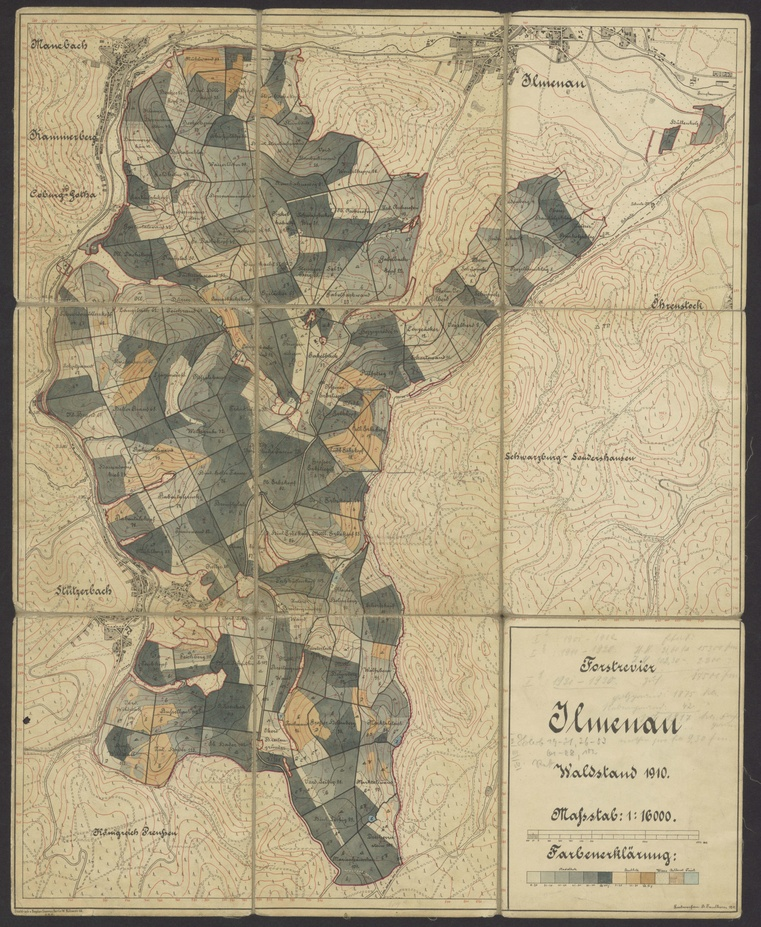
#> input picture map-images-compressed/1085149331_000001#0002.jpg, 761 x 927 px, shrunk from 3365 x 4096 before the run
$ python stitch.py 'map-images-compressed/1085149331_000001#0002.jpg'
#> lines starting #> are read from the running program, lines starting #| are printed output that depends on the picture
# /// script
# requires-python = ">=3.9"
# dependencies = [
#     "numpy",
#     "pillow",
#     "matplotlib",
#     "scipy",
# ]
# ///

#%%
import argparse
from pathlib import Path
import numpy as np
from PIL import Image
import matplotlib.pyplot as plt
from scipy.ndimage import gaussian_filter1d


def load_image_grayscale(path):

    Image.MAX_IMAGE_PIXELS = None  # disable decompression bomb limit for large maps
    img_rgb = Image.open(path)
    img_gray = img_rgb.copy().convert("L")  # convert to grayscale

    return np.array(img_gray), np.array(img_rgb)

def compute_projection_histograms(gray_img):
    # switched to standard dev -> should be small if grey values are similar
    x_hist = np.std(gray_img, axis=0)  # columns
    y_hist = np.std(gray_img, axis=1)  # rows
    return x_hist, y_hist

# ----------------------------
# Auto threshold via Otsu
# ----------------------------
def _otsu_threshold(values):
    """Compute Otsu's threshold for a 1D array of floats."""
    hist, bin_edges = np.histogram(values, bins=256)
    bin_centers = (bin_edges[:-1] + bin_edges[1:]) / 2
    hist = hist.astype(float) / hist.sum()

    total_mu = np.sum(hist * bin_centers)
    best_thresh = bin_centers[0]
    best_bcv = 0.0
    w0, mu0_sum = 0.0, 0.0

    for i in range(len(hist)):
        w0 += hist[i]
        mu0_sum += hist[i] * bin_centers[i]
        w1 = 1.0 - w0
        if w0 < 1e-10 or w1 < 1e-10:
            continue
        mu0 = mu0_sum / w0
        mu1 = (total_mu - mu0_sum) / w1
        bcv = w0 * w1 * (mu0 - mu1) ** 2
        if bcv > best_bcv:
            best_bcv = bcv
            best_thresh = bin_centers[i]

    return best_thresh

def plot_histograms(x_hist, y_hist, x_smooth, y_smooth, x_thresh, y_thresh, debug_dir):
    _, axes = plt.subplots(2, 1, figsize=(10, 6))

    axes[0].plot(x_hist, alpha=0.5, label="Raw")
    axes[0].plot(x_smooth, label="Smoothed")
    axes[0].axhline(x_thresh, color="r", linestyle="--", label=f"Threshold ({x_thresh:.1f})")
    axes[0].set_title("X Projection Histogram (Vertical Lines)")
    axes[0].legend()

    axes[1].plot(y_hist, alpha=0.5, label="Raw")
    axes[1].plot(y_smooth, label="Smoothed")
    axes[1].axhline(y_thresh, color="r", linestyle="--", label=f"Threshold ({y_thresh:.1f})")
    axes[1].set_title("Y Projection Histogram (Horizontal Lines)")
    axes[1].legend()

    plt.tight_layout()
    plt.savefig(debug_dir / "histograms.png", dpi=100)
    plt.close()

# ----------------------------
# Peak Window Detection
# ----------------------------
def find_line_windows(hist, sigma=5, min_width=3):
    """
    Detect line windows in projection histogram using automatic Otsu threshold.

    Parameters:
        sigma: smoothing factor
        min_width: minimum consecutive width
    """

    smooth_hist = gaussian_filter1d(hist.astype(float), sigma=sigma)
    threshold = _otsu_threshold(smooth_hist)
    mask = smooth_hist < threshold

    windows = []
    start = None
    for i, val in enumerate(mask):
        if val and start is None:
            start = i
        elif not val and start is not None:
            if i - start >= min_width:
                windows.append((start, i))
            start = None

    # Handle trailing window
    if start is not None and len(mask) - start >= min_width:
        windows.append((start, len(mask)))

    return windows, smooth_hist, threshold

# ----------------------------
# Visualization
# ----------------------------
def overlay_detected_lines(gray_img, x_windows, y_windows, debug_dir):
    fig, ax = plt.subplots(figsize=(8, 8))
    ax.imshow(gray_img, cmap="gray")

    # Vertical lines (X windows)
    for (start, end) in x_windows:
        ax.axvspan(start, end, color="red", alpha=0.3)

    # Horizontal lines (Y windows)
    for (start, end) in y_windows:
        ax.axhspan(start, end, color="blue", alpha=0.3)

    ax.set_title("Detected Vertical (red) and Horizontal (blue) Lines")
    ax.axis("off")
    plt.savefig(debug_dir / "detected_lines.png", dpi=100)
    plt.close()

def crop_detected_windows(img_rgb, x_windows, y_windows):
    """
    Remove detected vertical (x_windows) and horizontal (y_windows) regions
    from the image.

    Returns:
        cropped_img
    """

    h, w = img_rgb.shape[:2]

    # Initialize masks (True = keep)
    keep_cols = np.ones(w, dtype=bool)
    keep_rows = np.ones(h, dtype=bool)

    # Remove vertical windows (columns)
    for start, end in x_windows:
        keep_cols[start:end] = False

    # Remove horizontal windows (rows)
    for start, end in y_windows:
        keep_rows[start:end] = False

    # Apply cropping
    cropped_img = img_rgb[np.ix_(np.where(keep_rows)[0], np.where(keep_cols)[0])]

    return cropped_img

def main(image_path):
    debug_dir = image_path.parent / (image_path.stem + "_debug")
    debug_dir.mkdir(exist_ok=True)

    gray_img, img_rgb = load_image_grayscale(image_path)
#> in load_image_grayscale, img_rgb is the input picture: PIL image 761x927 RGB; mean R, G, B 173.5, 160.1, 130.6
#> in load_image_grayscale, `img_gray = img_rgb.copy().convert("L")`:
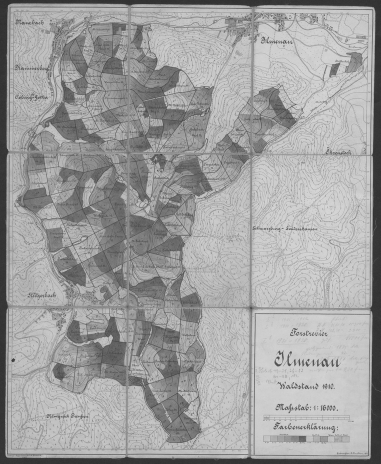
#> img_gray: PIL image 761x927 L (shown at 1/2 size); min 37, max 225, mean 160.8

    x_hist, y_hist = compute_projection_histograms(gray_img)
#> in compute_projection_histograms, `x_hist = np.std(gray_img, axis=0)`: x_hist = 761 values, max 56.62 at index 745, min 1.92 at index 5, mean 31.27
#> in compute_projection_histograms, `y_hist = np.std(gray_img, axis=1)`: y_hist = 927 values, max 52.83 at index 9, min 1.6 at index 923, mean 38.28

    x_windows, x_smooth, x_thresh = find_line_windows(x_hist)
#> in find_line_windows, `smooth_hist = gaussian_filter1d(hist.astype(float), sigma=sigma)`: smooth_hist = 761 values, max 40.48 at index 743, min 3.34 at index 0, mean 31.27
#> in _otsu_threshold, `hist, bin_edges = np.histogram(values, bins=256)`: hist = 256 values, max 32 at index 218, min 0 at index 3, mean 2.97; bin_edges = 257 values from 3.34 to 40.48
#> in _otsu_threshold, `bin_centers = (bin_edges[:-1] + bin_edges[1:]) / 2`: bin_centers = 256 values from 3.42 to 40.41
#> in _otsu_threshold, `hist = hist.astype(float) / hist.sum()`: hist = 256 values, max 0.042 at index 218, min 0 at index 3, mean 0.00391
#> in _otsu_threshold, `total_mu = np.sum(hist * bin_centers)`: total_mu = 31.27
#> in _otsu_threshold, `best_thresh = bin_centers[0]`: best_thresh = 3.42
#> the loop in _otsu_threshold, `for i in range(len(hist)):` made 256 passes
#> (w0, mu0_sum, w1, mu0, mu1, bcv, best_bcv, best_thresh) on passes 1, 2, 3, 5, 6, 10, 12, 17: (0.00131, 0.00449, 0.999, 3.42, 31.3, 1.02, 1.02, 3.42), (0.00263, 0.00917, 0.997, 3.49, 31.34, 2.03, 2.03, 3.56), (0.00394, 0.014, 0.996, 3.56, 31.38, 3.04, 3.04, 3.71), (0.00526, 0.0193, 0.995, 3.67, 31.41, 4.02, 4.02, 4), (0.00657, 0.0247, 0.993, 3.76, 31.45, 5, 5, 4.14), (0.00788, 0.0309, 0.992, 3.92, 31.49, 5.94, 5.94, 4.72), (0.0092, 0.0375, 0.991, 4.08, 31.52, 6.86, 6.86, 5.01), (0.0105, 0.0451, 0.989, 4.29, 31.55, 7.73, 7.73, 5.74)
#> after the loop in _otsu_threshold, `for i in range(len(hist)):`: best_bcv = 13.35; best_thresh = 19.81; mu0_sum = 31.27; w0 = 1
#> in find_line_windows, `threshold = _otsu_threshold(smooth_hist)`: threshold = 19.81
#> the loop in find_line_windows, `for i, val in enumerate(mask):` made 761 passes
#> (val, start) on pass 1: (True, 0)
#> after the loop in find_line_windows, `for i, val in enumerate(mask):`: start = 752; windows = [(0, 11)]
#> x_windows = [(0, 11), (752, 761)]; x_smooth has the same summary as smooth_hist in find_line_windows; x_thresh = 19.81
    y_windows, y_smooth, y_thresh = find_line_windows(y_hist)
#> the loop in _otsu_threshold (call 2), `for i in range(len(hist)):` made 256 passes
#> (w0, mu0_sum, w1, mu0, mu1, bcv, best_bcv, best_thresh) on passes 1, 4, 10, 20, 25, 30, 32: (0.00108, 0.00617, 0.999, 5.72, 38.32, 1.15, 1.15, 5.72), (0.00216, 0.0128, 0.998, 5.94, 38.35, 2.26, 2.26, 6.17), (0.00324, 0.0204, 0.997, 6.32, 38.39, 3.32, 3.32, 7.06), (0.00431, 0.0297, 0.996, 6.87, 38.42, 4.28, 4.28, 8.55), (0.00539, 0.0397, 0.995, 7.36, 38.45, 5.19, 5.19, 9.29), (0.00647, 0.0505, 0.994, 7.8, 38.48, 6.05, 6.05, 10.03), (0.00755, 0.0616, 0.992, 8.16, 38.51, 6.9, 6.9, 10.33)
#> the loop in find_line_windows (call 2), `for i, val in enumerate(mask):` made 927 passes
#> val on passes 1 to 3: True, True, True

    print("Detected vertical line windows:", x_windows)
#| Detected vertical line windows: [(0, 11), (752, 761)]
    print("Detected horizontal line windows:", y_windows)
#| Detected horizontal line windows: [(0, 7), (916, 927)]
    print(f"Auto thresholds — x: {x_thresh:.1f}, y: {y_thresh:.1f}")
#| Auto thresholds — x: 19.8, y: 24.9

    plot_histograms(x_hist, y_hist, x_smooth, y_smooth, x_thresh, y_thresh, debug_dir)
#> in plot_histograms, `plt.savefig(debug_dir / "histograms.png", dpi=100)`:
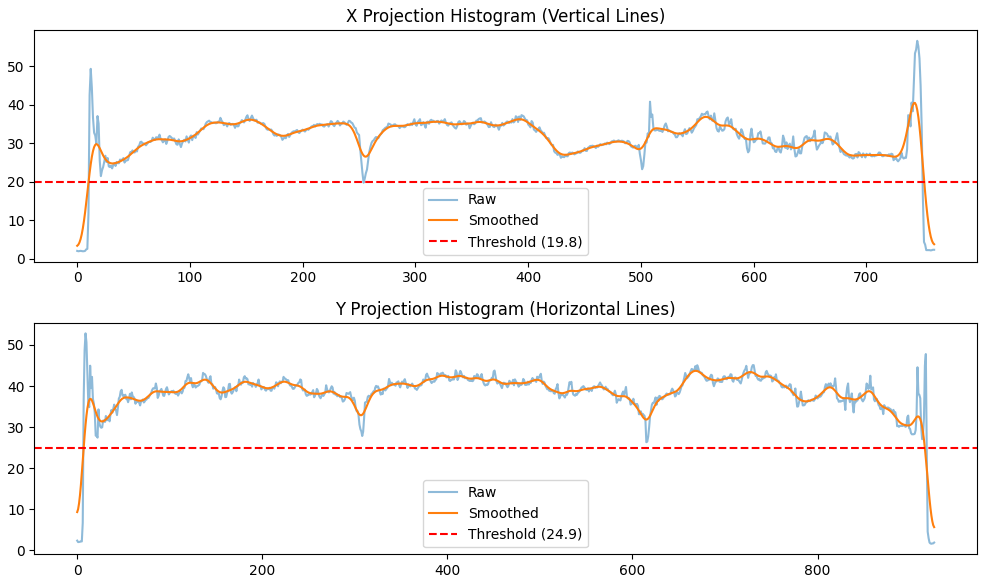
#> figure drawn by matplotlib, 2 panels; panel 1: curve peaks at x = 745, y = 56.62; panel 1: curve peaks at x = 743, y = 40.48; panel 2: curve peaks at x = 9, y = 52.83; panel 2: curve peaks at x = 668, y = 43.7
    overlay_detected_lines(gray_img, x_windows, y_windows, debug_dir)
#> the loop in overlay_detected_lines, `for (start, end) in x_windows:` made 2 passes
#> the loop in overlay_detected_lines, `for (start, end) in y_windows:` made 2 passes
#> (start, end) on passes 1 to 2: (0, 7), (916, 927)
#> in overlay_detected_lines, `plt.savefig(debug_dir / "detected_lines.png", dpi=100)`:
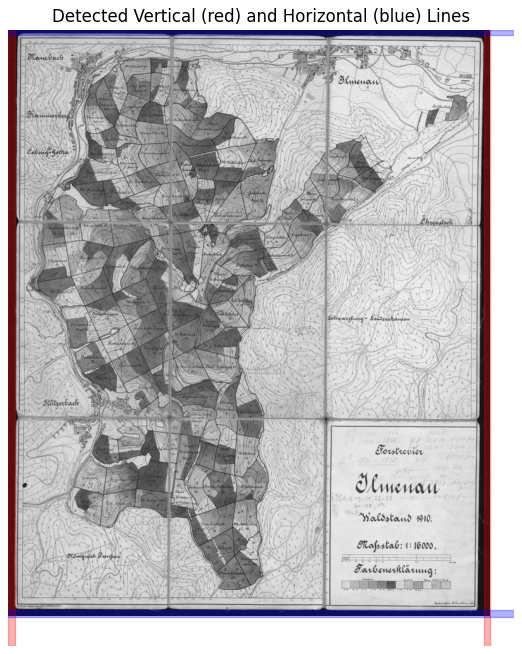
#> figure drawn by matplotlib, 1 panel

    cropped_img = crop_detected_windows(img_rgb, x_windows, y_windows)
#> the loop in crop_detected_windows, `for start, end in x_windows:` made 2 passes
#> the loop in crop_detected_windows, `for start, end in y_windows:` made 2 passes
#> in crop_detected_windows, `cropped_img = img_rgb[np.ix_(np.where(keep_rows)[0], np.where(keep_col..`:
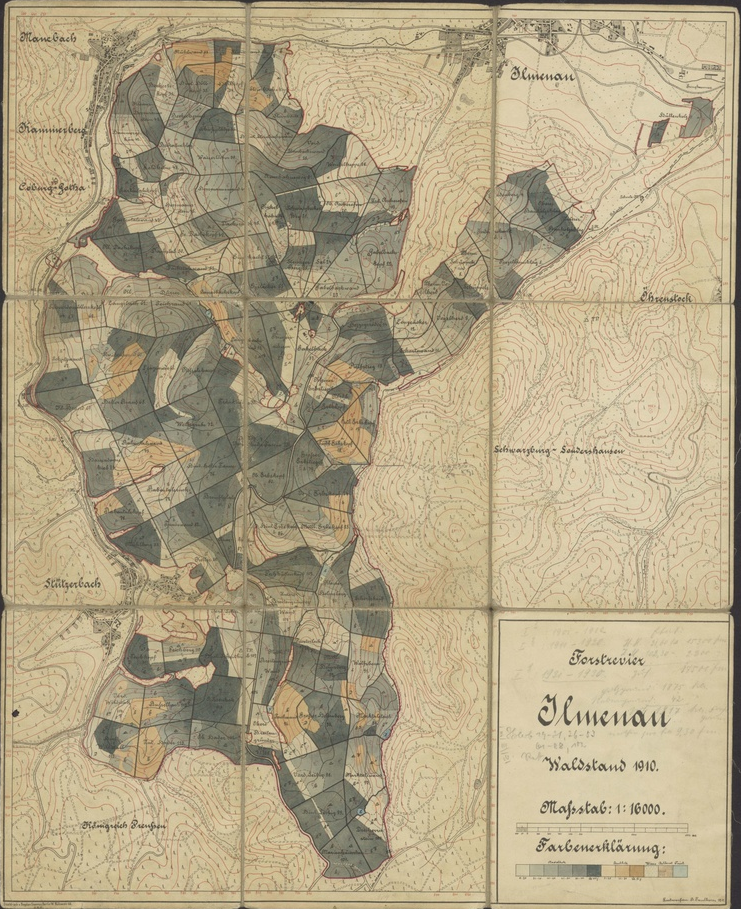
#> cropped_img: shape (909, 741, 3); mean R, G, B 179, 165.1, 134.2

    new_filename = image_path.stem + "_cropped" + image_path.suffix
    output_path = image_path.parent / new_filename
    Image.fromarray(cropped_img).save(output_path)
    print(f"Saved cropped image to: {output_path}")

    # Save cropped result debug plot
    plt.figure(figsize=(6, 6))
    plt.imshow(cropped_img, cmap="gray")
    plt.title("Image After Cropping Detected Line Windows")
    plt.axis("off")
    plt.savefig(debug_dir / "cropped_result.png", dpi=100)
    plt.close()
    print(f"Debug plots saved to: {debug_dir}/")

if __name__ == "__main__":
    parser = argparse.ArgumentParser(
        description="Detect and remove fold lines from a scanned Forstkarte.")
    parser.add_argument("input", metavar="INPUT",
                        help="Input image path (JPG or TIFF)")
    args = parser.parse_args()

    main(Path(args.input))

# %%

$ run again, on map-images-compressed/1085149331_000003#0002.jpg
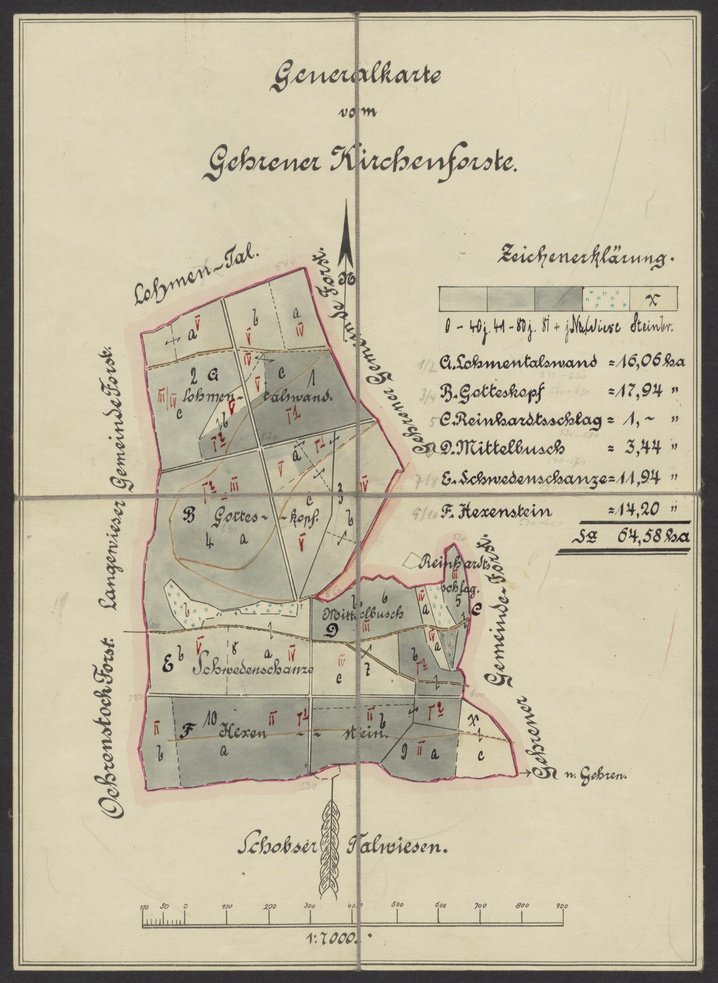
#> input picture map-images-compressed/1085149331_000003#0002.jpg, 718 x 983 px, shrunk from 2989 x 4096 before the run
#> in load_image_grayscale, img_rgb is the input picture: PIL image 718x983 RGB; mean R, G, B 192.2, 183.7, 159.8
#> in compute_projection_histograms, `x_hist = np.std(gray_img, axis=0)`: x_hist = 718 values, max 45.61 at index 701, min 2.16 at index 4, mean 33.84
#> in compute_projection_histograms, `y_hist = np.std(gray_img, axis=1)`: y_hist = 983 values, max 58.46 at index 550, min 2 at index 981, mean 37.66
#> smooth_hist = 718 values, max 41.83 at index 343, min 2.54 at index 717, mean 33.84
#> in _otsu_threshold, `hist, bin_edges = np.histogram(values, bins=256)`: hist = 256 values, max 42 at index 151, min 0 at index 6, mean 2.8; bin_edges = 257 values from 2.54 to 41.83
#> bin_centers = 256 values from 2.61 to 41.75
#> in _otsu_threshold, `hist = hist.astype(float) / hist.sum()`: hist = 256 values, max 0.0585 at index 151, min 0 at index 6, mean 0.00391
#> total_mu = 33.84
#> in _otsu_threshold, `best_thresh = bin_centers[0]`: best_thresh = 2.61
#> the loop in _otsu_threshold, `for i in range(len(hist)):` made 256 passes
#> (w0, mu0_sum, w1, mu0, mu1, bcv, best_bcv, best_thresh) on passes 1, 2, 3, 4, 5, 6, 8, 10: (0.00279, 0.00728, 0.997, 2.61, 33.93, 2.72, 2.72, 2.61), (0.00557, 0.015, 0.994, 2.69, 34.02, 5.44, 5.44, 2.77), (0.00836, 0.0231, 0.992, 2.77, 34.1, 8.14, 8.14, 2.92), (0.00975, 0.0274, 0.99, 2.81, 34.15, 9.48, 9.48, 3.07), (0.0111, 0.0319, 0.989, 2.86, 34.19, 10.81, 10.81, 3.23), (0.0125, 0.0366, 0.987, 2.92, 34.23, 12.14, 12.14, 3.38), (0.0139, 0.0418, 0.986, 3, 34.28, 13.44, 13.44, 3.69), (0.0153, 0.0473, 0.985, 3.09, 34.32, 14.71, 14.71, 4)
#> after the loop in _otsu_threshold, `for i in range(len(hist)):`: best_bcv = 33.36; best_thresh = 29.32; mu0_sum = 33.84; w0 = 1
#> threshold = 29.32
#> after the loop in find_line_windows, `for i, val in enumerate(mask):`: start = 683; windows = [(0, 95), (127, 137)]
#> x_windows = [(0, 95), (127, 137), (683, 718)]; x_smooth has the same summary as smooth_hist in find_line_windows; x_thresh = 29.32
#> the loop in _otsu_threshold (call 2), `for i in range(len(hist)):` made 256 passes
#> (w0, mu0_sum, w1, mu0, mu1, bcv, best_bcv, best_thresh) on passes 1, 3, 5: (0.00203, 0.00552, 0.998, 2.71, 37.74, 2.49, 2.49, 2.71), (0.00305, 0.00864, 0.997, 2.83, 37.77, 3.71, 3.71, 3.07), (0.00407, 0.0121, 0.996, 2.98, 37.81, 4.92, 4.92, 3.43)
#| Detected vertical line windows: [(0, 95), (127, 137), (683, 718)]
#| Detected horizontal line windows: [(0, 66), (86, 145), (177, 241), (491, 501), (787, 839), (855, 921), (929, 983)]
#| Auto thresholds — x: 29.3, y: 36.5
#> the loop in overlay_detected_lines, `for (start, end) in x_windows:` made 3 passes
#> the loop in overlay_detected_lines, `for (start, end) in y_windows:` made 7 passes
#> (start, end) on passes 1 to 7: (0, 66), (86, 145), (177, 241), (491, 501), (787, 839), (855, 921), (929, 983)
#> in overlay_detected_lines, `plt.savefig(debug_dir / "detected_lines.png", dpi=100)`:
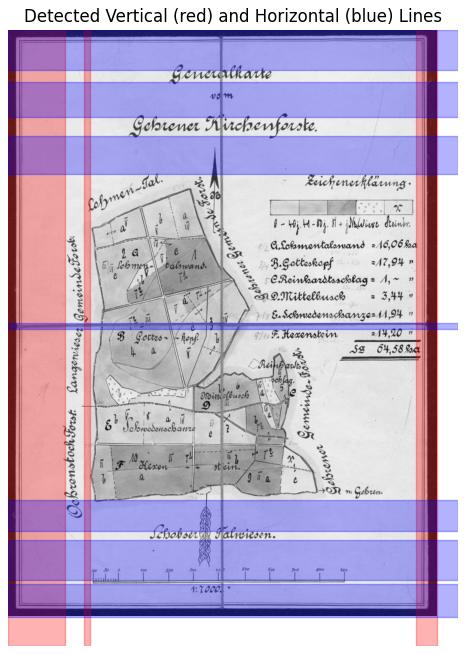
#> figure drawn by matplotlib, 1 panel
#> the loop in crop_detected_windows, `for start, end in x_windows:` made 3 passes
#> the loop in crop_detected_windows, `for start, end in y_windows:` made 7 passes
#> in crop_detected_windows, `cropped_img = img_rgb[np.ix_(np.where(keep_rows)[0], np.where(keep_col..`:
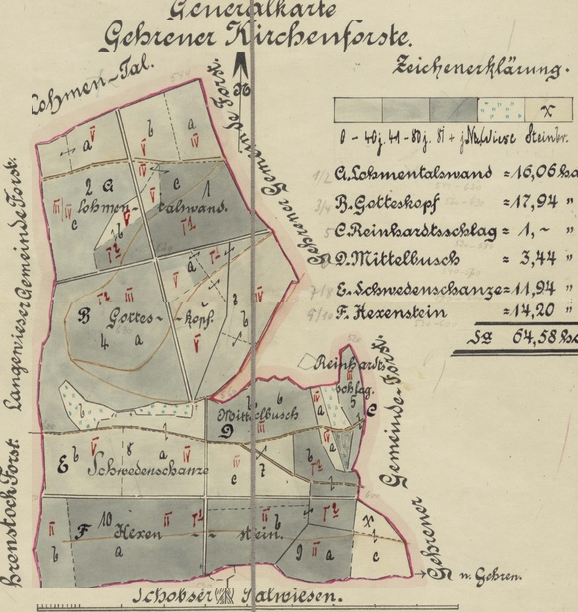
#> cropped_img: shape (612, 578, 3); mean R, G, B 192.2, 183.6, 159.8
